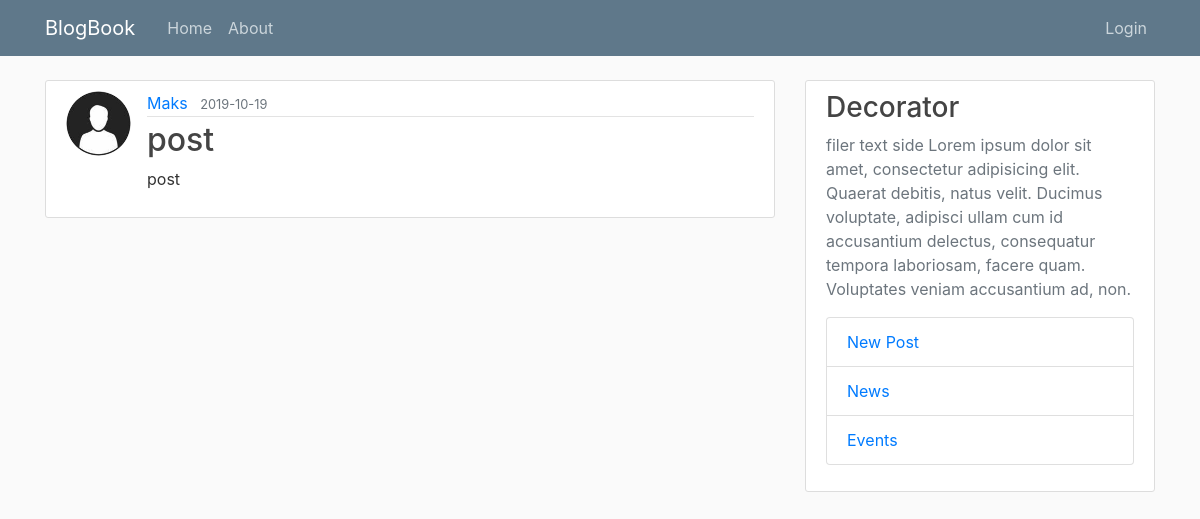
Page /home on the earlier database version.
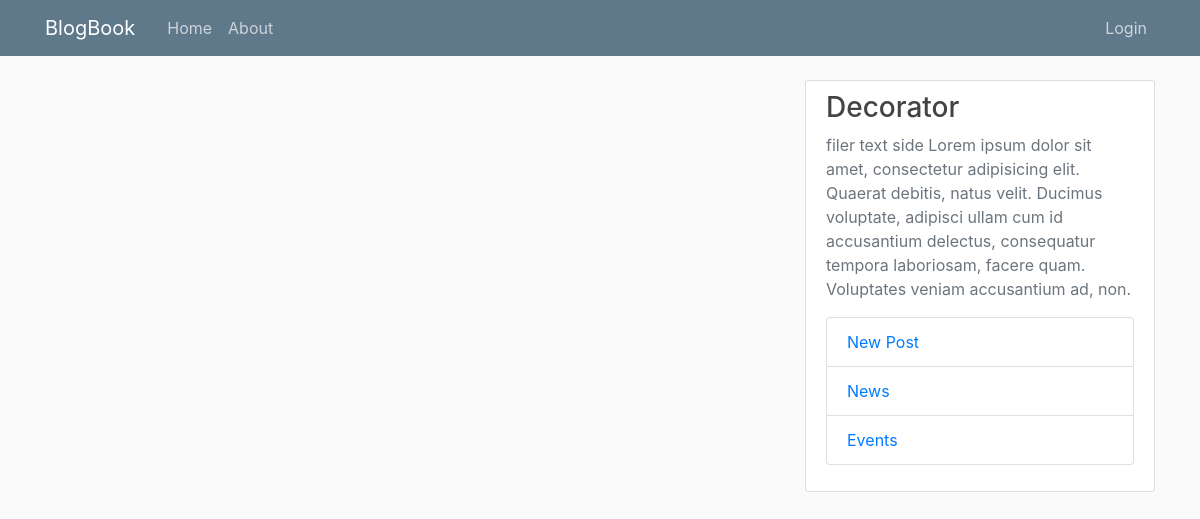
Same page on the later database version.
### flaskblog/models.py (models this page shows, shortened)
class Post(db.Model):
    id = db.Column(db.Integer, primary_key=True)
    title = db.Column(db.String(100), nullable=False)
    date_posted = db.Column(db.DateTime, nullable=False, default=datetime.utcnow)
    content = db.Column(db.Text, nullable=False)
    user_id = db.Column(db.Integer, db.ForeignKey('user.id'), nullable=False)

class User(db.Model, UserMixin):
    id = db.Column(db.Integer, primary_key=True)
    username = db.Column(db.String(20), unique=True, nullable=False)
    email = db.Column(db.String(120), unique=True, nullable=False)
    image_file = db.Column(db.String(20), nullable=False, default='default.jpg')
    password = db.Column(db.String(60), nullable=False)
    posts = db.relationship('Post', backref='author', lazy=True)

### flaskblog/routes.py (the view)
@app.route("/")
@app.route("/home")
def home():
    messages = Post.query.all()
    return render_template('home.html', messages=messages)

### flaskblog/templates/home.html
{% extends "layout.html" %}
{% block content %}
    {% for post in messages %}
        <article class="media content-section">
          <img src="{{ url_for('static', filename='profile_pics/' + post.author.image_file) }}"
                alt="profile_pic"  class="rounded-circle article-img">
          <div class="media-body">
            <div class="article-metadata">
              <a class="mr-2" href="#">{{ post.author.username }}</a>
              <small class="text-muted">{{ post.date_posted.strftime('%Y-%m-%d') }}</small>
            </div>
            <h2><a class="article-title" href="{{ url_for('post', post_id=post.id) }}">{{ post.title }}</a></h2>
            <p class="article-content">{{ post.content }}</p>
          </div>
        </article>
    {% endfor %}
{% endblock content %}

### flaskblog/templates/layout.html (shortened to what this page needs)
<!DOCTYPE html>
<html>
<head>
    <link rel="stylesheet" href="https://maxcdn.bootstrapcdn.com/bootstrap/4.0.0/css/bootstrap.min.css">
    <link rel="stylesheet" type="text/css" href="{{ url_for('static', filename='main.css') }}">
</head>
<body>
    <header class="site-header">
      <nav class="navbar navbar-expand-md navbar-dark bg-steel fixed-top">
        <div class="container">
          <a class="navbar-brand mr-4" href="/">BlogBook</a>
          <div class="collapse navbar-collapse" id="navbarToggle">
            <div class="navbar-nav mr-auto">
              <a class="nav-item nav-link" href="{{ url_for('home') }}">Home</a>
              <a class="nav-item nav-link" href="{{ url_for('about') }}">About</a>
            </div>
            <div class="navbar-nav">
              {% if current_user.is_authenticated %}
              <a class="nav-item nav-link" href="{{ url_for('account') }}">Account</a>
              <a class="nav-item nav-link" href="{{ url_for('logout') }}">Logout</a>
              {% else %}
              <a class="nav-item nav-link" href="{{ url_for('login') }}">Login</a>
              {% endif %}
            </div>
          </div>
        </div>
      </nav>
    </header>
    <main role="main" class="container">
      <div class="row">
        <div class="col-md-8">
          {% block content %}{% endblock %}
        </div>
        <div class="col-md-4">
          <div class="content-section">
            <h3>Decorator</h3>
            <p class='text-muted'>filer text side Lorem ipsum dolor sit amet, consectetur adipisicing elit. Quaerat debitis, natus velit. Ducimus voluptate, adipisci ullam cum id accusantium delectus, consequatur tempora laboriosam, facere quam. Voluptates veniam accusantium ad, non.
              <ul class="list-group">
                <li class="list-group-item list-group-item-grey"><a href="{{ url_for('new_post') }}">New Post</a></li>
                <li class="list-group-item list-group-item-grey"><a href="#">News</a></li>
                <li class="list-group-item list-group-item-grey"><a href="#">Events</a></li>
              </ul>
            </p>
          </div>
        </div>
      </div>
    </main>
</body>
</html>

### flaskblog/static/main.css (style rules this page uses)
body { background: #fafafa; color: #333333; margin-top: 5rem; }
h1, h2, h3, h4, h5, h6 { color: #444444; }
.bg-steel { background-color: #5f788a; }
.site-header .navbar-nav .nav-link { color: #cbd5db; }
.content-section { background: #ffffff; padding: 10px 20px; border: 1px solid #dddddd; border-radius: 3px; margin-bottom: 20px; }

Differences in the rows shown:
removed Post: image_file (picture), author.username "Maks", date_posted "2019-10-19", title "post", content "post"
